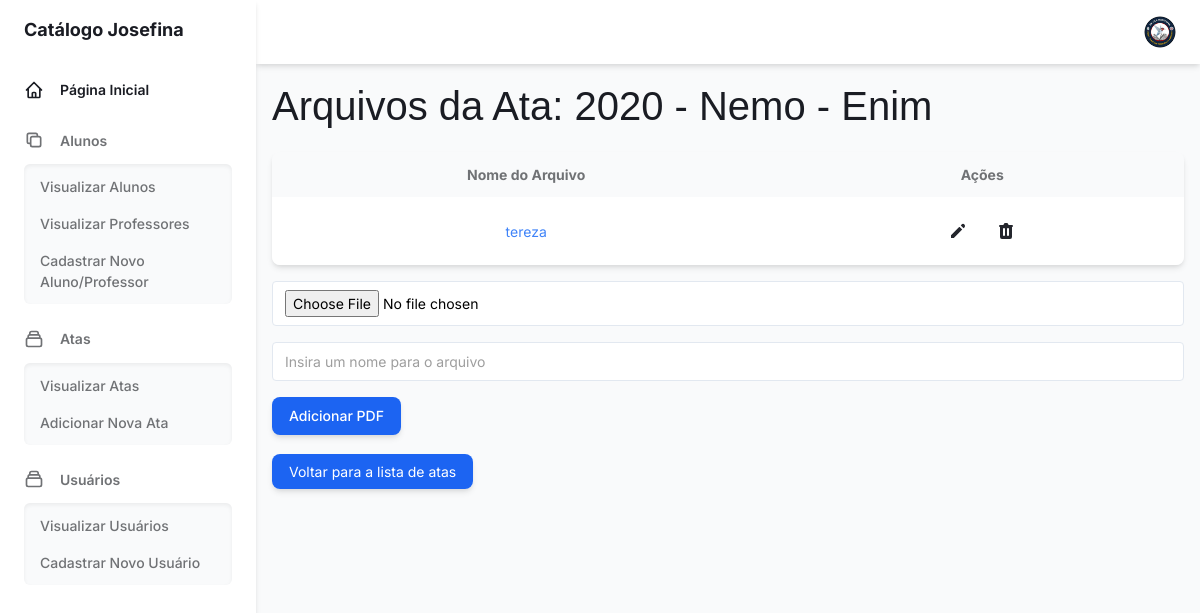
Page /ata/ata/ata/6/arquivos/ (signed in) on the committed database.
### ata/models.py (models this page shows, shortened)
class Atas(models.Model):
    SERIES = [('1', '1º ano'), ('2', '2º ano'), ('3', '3º ano'), ('4', '4º ano'), ('5', '5º ano'), ('6', '6º ano')]
    TURMAS = [('A', 'Turma A'), ('B', 'Turma B'), ('C', 'Turma C'), ('D', 'Turma D'), ('E', 'Turma E'), ('F', 'Turma F')]
    ano = models.IntegerField()
    serie = models.CharField(max_length=50, choices=SERIES)
    turma = models.CharField(max_length=50, choices=TURMAS)
    pdf = models.FileField(upload_to='atas/', null=True, blank=True)

class ArquivoPDF(models.Model):
    ata = models.ForeignKey(Atas, on_delete=models.CASCADE)
    pdf = models.FileField(upload_to='pdfs/')
    nome = models.CharField(max_length=255, blank=True)

### ata/views.py (the view)
# urls.py: path('ata/ata/<int:ata_id>/arquivos/', views.ver_arquivos_ata, name='ver_arquivos_ata'),
@login_required
def ver_arquivos_ata(request, ata_id):
    ata = Atas.objects.get(pk=ata_id)
    pdfs = ArquivoPDF.objects.filter(ata=ata)
    return render(request, 'ata/ver_arquivos_ata.html', {'pdfs': pdfs, 'ata': ata})

### templates/ata/ver_arquivos_ata.html (shortened to what this page needs)
{% load static %}
{% include '_base.html' %}
{% block content %}
<div class="w-full p-4">
    <h1 class="title-large text-gray-800 dark:text-gray-200 mb-4" style="font-size: 2.5rem; margin-top: -4px; font-family: 'Ubuntu', sans-serif;">
        Arquivos da Ata: {{ ata.ano }} - {{ ata.serie }} - {{ ata.turma }}
    </h1>
    <div class="w-full max-w-6xl overflow-hidden rounded-lg shadow-md">
        <div class="w-full overflow-x-auto">
            <table class="w-full whitespace-no-wrap table-auto text-sm">
                <thead class="bg-gray-50 dark:bg-gray-700 text-gray-500 dark:text-gray-400">
                    <tr>
                        <th class="px-6 py-3 text-center">Nome do Arquivo</th>
                        <th class="px-6 py-3 text-center">Ações</th>
                    </tr>
                </thead>
                <tbody class="bg-white dark:bg-gray-800 divide-y dark:divide-gray-700">
                    {% for pdf in pdfs %}
                    <tr class="text-gray-700 dark:text-gray-400">
                        <td class="px-6 py-4 text-center">
                            <a href="{{ pdf.pdf.url }}" target="_blank" class="text-blue-500 hover:underline">{{ pdf.nome }}</a>
                        </td>
                        <td class="px-6 py-4 text-center">
                            <div class="flex justify-center space-x-3">
                                <a href="{% url 'editar_arquivo_pdf' pdf.id %}">
                                    <button
                                        class="flex items-center justify-center p-2 text-blue-600 dark:text-gray-400 hover:text-blue-800 dark:hover:text-gray-200"
                                        aria-label="Edit">
                                        <svg class="w-5 h-5 fill-current" xmlns="http://www.w3.org/2000/svg" viewBox="0 0 20 20">
                                            <path d="M13.586 3.586a2 2 0 112.828 2.828l-.793.793-2.828-2.828.793-.793zM11.379 5.793L3 14.172V17h2.828l8.38-8.379-2.83-2.828z"></path>
                                        </svg>
                                    </button>
                                </a>
                                <form action="{% url 'excluir_arquivo_pdf' pdf.id %}" method="post" class="inline" onsubmit="return confirmRemoval('{{ pdf.nome|escapejs }}');">
                                    <button
                                        class="flex items-center justify-center p-2 text-blue-600 dark:text-gray-400 hover:text-blue-800 dark:hover:text-gray-200"
                                        aria-label="Delete">
                                    </button>
                                </form>
                            </div>
                        </td>
                    </tr>
                    {% endfor %}
                </tbody>
            </table>
        </div>
    </div>
    <form action="{% url 'upload_arquivo_pdf' ata.id %}" method="post" enctype="multipart/form-data" class="mt-4">
        <div>
            <input type="file" name="pdf" class="form-input block w-full mt-1 text-sm dark:border-gray-600 dark:bg-gray-700 focus:border-blue-400 focus:outline-none focus:shadow-outline-blue dark:text-gray-300 mb-4" required />
            <input type="text" name="nome" class="form-input block w-full mt-1 text-sm dark:border-gray-600 dark:bg-gray-700 focus:border-blue-400 focus:outline-none focus:shadow-outline-blue dark:text-gray-300 mb-4" required placeholder="Insira um nome para o arquivo" />
            <button type="submit" class="shadow-md px-4 py-2 text-sm font-medium leading-5 text-white transition-colors duration-150 bg-blue-600 border border-transparent rounded-lg active:bg-blue-600 hover:bg-blue-700 focus:outline-none focus:shadow-outline-blue mb-6">
                Adicionar PDF
            </button>
        </div>
    </form>
    <a href="{% url 'atas' %}" class="shadow-md px-4 py-2 text-sm font-small leading-5 text-white transition-colors duration-150 bg-blue-600 border border-transparent rounded-lg active:bg-blue-600 hover:bg-blue-700 focus:outline-none focus:shadow-outline-blue">
        Voltar para a lista de atas
    </a>
</div>
{% endblock %}

### rows in the picture
Atas: ano "2020", serie "Nemo", turma "Enim"
ArquivoPDF: nome "tereza"
